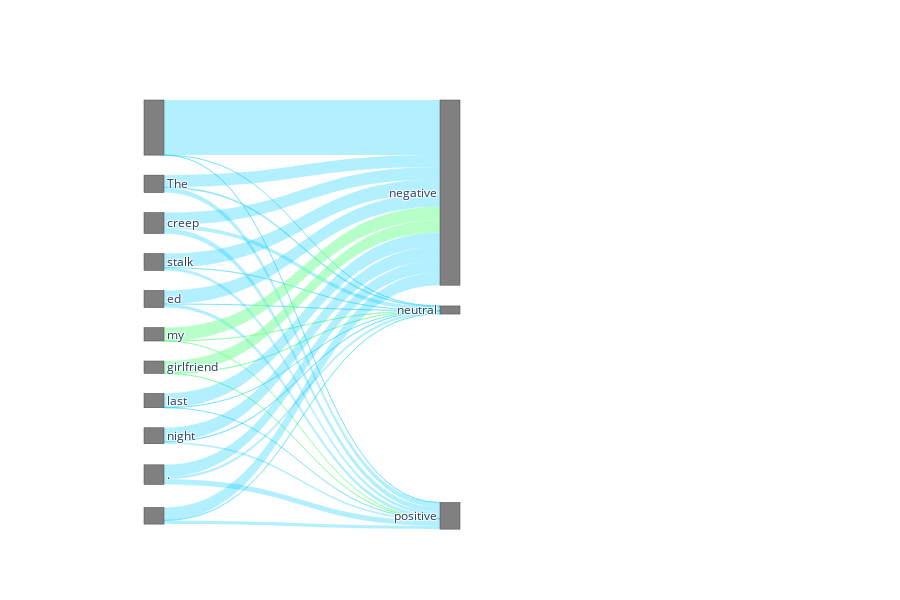

Notebook cell for this chart:
### Code cell
import plotly.graph_objects as go
links = pd.DataFrame(links)

fig = go.Figure(
    go.Sankey(
        arrangement = "snap", 
        node={"label": text + df.columns.tolist(),
              'x': [0.1] * (len(text) - 4) + [0.5] * 3,
              "y": list(np.linspace(0.01,0.99,len(text) - 4)) + list(np.linspace(0.01,0.99,3)),
              'color': "grey",
            #   'pad':5
              },
            #   "y": [],
        link={
            "source": links["source"].tolist(),
            "target": links["target"].tolist(),
            "value": links["value"].tolist(),
            "color": links["color"].tolist(),
        },
    )
)

# fig.update_xaxes(automargin=True)
fig.update_layout(height=600)

fig.show()

### Figure 1 — Plotly figure (JSON) as saved in the notebook; plotly's stock layout.template omitted (floating-point values rounded to 4 significant figures)
{"data": [{"arrangement": "snap", "link": {"color": ["rgba(0, 202, 255, 0.3)", "rgba(0, 202, 255, 0.3)", "rgba(0, 202, 255, 0.3)", "rgba(0, 202, 255, 0.3)", "rgba(0, 202, 255, 0.3)", "rgba(0, 202, 255, 0.3)", "rgba(0, 202, 255, 0.3)", "rgba(0, 202, 255, 0.3)", "rgba(0, 202, 255, 0.3)", "rgba(255, 0, 250, 0.5)", "rgba(255, 0, 250, 0.5)", "rgba(255, 0, 250, 0.5)", "rgba(0, 202, 255, 0.3)", "rgba(0, 202, 255, 0.3)", "rgba(0, 202, 255, 0.3)", "rgba(0, 202, 255, 0.3)", "rgba(0, 202, 255, 0.3)", "rgba(0, 202, 255, 0.3)", "rgba(255, 0, 250, 0.5)", "rgba(255, 0, 250, 0.5)", "rgba(255, 0, 250, 0.5)", "rgba(112, 255, 145, 0.5)", "rgba(112, 255, 145, 0.5)", "rgba(112, 255, 145, 0.5)", "rgba(112, 255, 145, 0.5)", "rgba(112, 255, 145, 0.5)", "rgba(112, 255, 145, 0.5)", "rgba(112, 255, 145, 0.5)", "rgba(112, 255, 145, 0.5)", "rgba(112, 255, 145, 0.5)", "rgba(112, 255, 145, 0.5)", "rgba(112, 255, 145, 0.5)", "rgba(112, 255, 145, 0.5)", "rgba(0, 202, 255, 0.3)", "rgba(0, 202, 255, 0.3)", "rgba(0, 202, 255, 0.3)", "rgba(0, 202, 255, 0.3)", "rgba(0, 202, 255, 0.3)", "rgba(0, 202, 255, 0.3)", "rgba(0, 202, 255, 0.3)", "rgba(0, 202, 255, 0.3)", "rgba(0, 202, 255, 0.3)", "rgba(0, 202, 255, 0.3)", "rgba(0, 202, 255, 0.3)", "rgba(0, 202, 255, 0.3)"], "source": [0, 0, 0, 1, 1, 1, 2, 2, 2, 3, 3, 3, 4, 4, 4, 5, 5, 5, 6, 6, 6, 7, 7, 7, 8, 8, 8, 9, 9, 9, 10, 10, 10, 11, 11, 11, 12, 12, 12, 13, 13, 13, 14, 14, 14], "target": [15, 16, 17, 15, 16, 17, 15, 16, 17, 15, 16, 17, 15, 16, 17, 15, 16, 17, 15, 16, 17, 15, 16, 17, 15, 16, 17, 15, 16, 17, 15, 16, 17, 15, 16, 17, 15, 16, 17, 15, 16, 17, 15, 16, 17], "value": [2.15, 0.001, 0.001, 0.4615, 0.03567, 0.1831, 0.4797, 0.143, 0.1957, "negative", "neutral", "positive", 0.547, 0.001, 0.1115, 0.5307, 0.001, 0.1386, "negative", "neutral", "positive", "negative", "neutral", "positive", 0.522, 0.001, 0.001, 0.4806, 0.001, 0.001, "negative", "neutral", "positive", 0.5588, 0.001, 0.001, 0.537, 0.01942, 0.06776, 0.465, 0.09596, 0.2048, 0.4964, 0.01679, 0.1361]}, "node": {"color": "grey", "label": ["<s>", "The", "creep", "<p>", "stalk", "ed", "<p>", "<a>", "my", "girlfriend", "<a>", "last", "night", ".", "</s>", "negative", "neutral", "positive"], "x": [0.1, 0.1, 0.1, 0.1, 0.1, 0.1, 0.1, 0.1, 0.1, 0.1, 0.1, 0.5, 0.5, 0.5], "y": [0.01, 0.108, 0.206, 0.304, 0.402, 0.5, 0.598, 0.696, 0.794, 0.892, 0.99, 0.01, 0.5, 0.99]}, "type": "sankey"}], "layout": {"height": 600}}
